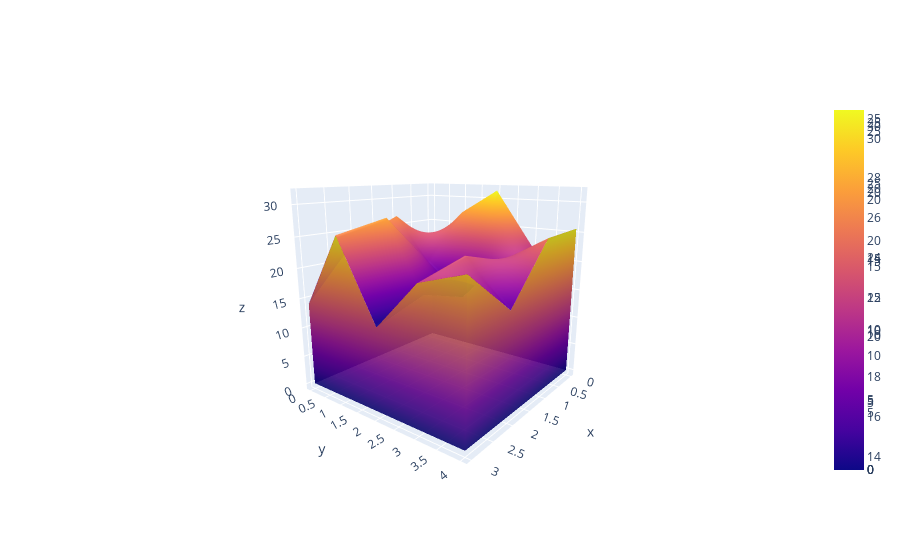

The code cell stored with this chart in its notebook:
### Code cell
Z = generar_terreno(
        tamaño=(5, 5),
        altura_min=2,
        altura_max=35,
        variabilidad=50/100,
        semilla=0
)
longitud = 5
iteracion = 1
superficies = [go.Surface(z = Z[: , : - iteracion])] 
fila_de_ceros = np.full(longitud, 0)
fila_de_valor_limite = np.full(longitud, longitud-1)
fila_lineal = np.linspace(0, longitud-1, longitud)
max_r = np.linspace(9,9,10)
lin_r = np.linspace(0,9,10)

#   ---------- Pared 1:
x = np.array([fila_de_ceros, fila_de_ceros])
y = np.array([fila_lineal, fila_lineal])
z = np.array([fila_de_ceros, Z[:,0]])

superficies.append(go.Surface(x=x, y=y, z=z, opacity = 0.9))
#   ---------- Pared 2:
x = np.array([fila_lineal[:-iteracion], fila_lineal[:-iteracion]])
y = np.array([fila_de_ceros[:-iteracion], fila_de_ceros[:-iteracion]])
z = np.array([fila_de_ceros[:-iteracion], Z[0,:][:-iteracion]])   
superficies.append(go.Surface(x=x, y=y, z=z, opacity = 0.9))
#   ---------- Pared 3:
x = np.array([fila_lineal[:-iteracion], fila_lineal[:-iteracion]])
y = np.array([fila_de_valor_limite[:-iteracion], fila_de_valor_limite[:-iteracion]])
z = np.array([fila_de_ceros[:-iteracion], Z[longitud-1,:][:-iteracion]])   

superficies.append(go.Surface(x=x, y=y, z=z, opacity = 0.9))
#   ---------- Pared 4:
x = np.array([fila_de_valor_limite - iteracion, fila_de_valor_limite - iteracion])
y = np.array([fila_lineal, fila_lineal])
z = np.array([fila_de_ceros, Z[:, -iteracion-1]]) 

superficies.append(go.Surface(x=x, y=y, z=z, opacity = 0.9))

fig = go.Figure(data = superficies)
fig.show()

### Figure 1 — Plotly figure (JSON) as saved in the notebook; plotly's stock layout.template omitted (floating-point values rounded to 4 significant figures)
{"data": [{"type": "surface", "z": [[20.11, 26.62, 23.31, 14.03], [27.06, 18.68, 27.64, 25.94], [31.43, 13.31, 15.98, 13.44], [21.6, 20.91, 23.19, 21.15], [25.6, 25.23, 16.44, 23.43]]}, {"opacity": 0.9, "type": "surface", "x": [[0, 0, 0, 0, 0], [0, 0, 0, 0, 0]], "y": [[0, 1, 2, 3, 4], [0, 1, 2, 3, 4]], "z": [[0, 0, 0, 0, 0], [20.11, 27.06, 31.43, 21.6, 25.6]]}, {"opacity": 0.9, "type": "surface", "x": [[0, 1, 2, 3], [0, 1, 2, 3]], "y": [[0, 0, 0, 0], [0, 0, 0, 0]], "z": [[0, 0, 0, 0], [20.11, 26.62, 23.31, 14.03]]}, {"opacity": 0.9, "type": "surface", "x": [[0, 1, 2, 3], [0, 1, 2, 3]], "y": [[4, 4, 4, 4], [4, 4, 4, 4]], "z": [[0, 0, 0, 0], [25.6, 25.23, 16.44, 23.43]]}, {"opacity": 0.9, "type": "surface", "x": [[3, 3, 3, 3, 3], [3, 3, 3, 3, 3]], "y": [[0, 1, 2, 3, 4], [0, 1, 2, 3, 4]], "z": [[0, 0, 0, 0, 0], [14.03, 25.94, 13.44, 21.15, 23.43]]}], "layout": {"autosize": true, "scene": {"aspectmode": "auto", "aspectratio": {"x": 1, "y": 1, "z": 1}, "camera": {"center": {"x": 0, "y": 0, "z": 0}, "eye": {"x": 1.747, "y": 1.372, "z": 0.585}, "projection": {"type": "perspective"}, "up": {"x": 0, "y": 0, "z": 1}}}}}
